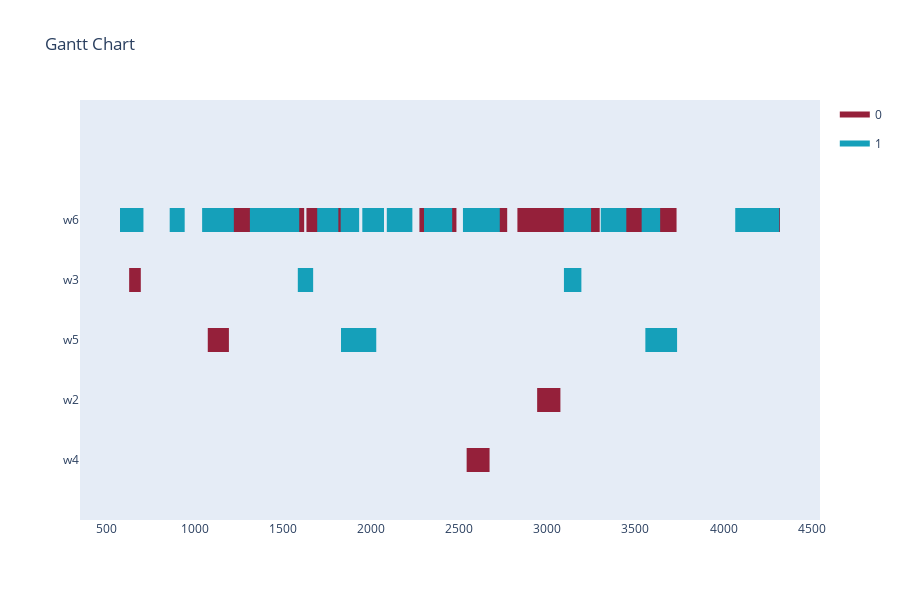

Source (notebook cell):
### Code cell
from optimizer_components import map_index_to_operation

earliest_time_slot = 0
last_time_slot = 5000

def feasible(solution):
    j = 0
    for i in range(len(solution)):
        if j == 2:
            # just check if task and workstation do exist
            """if env.get_task(solution[i-2]) is None or env.get_workstation(solution[i-1]) is None:
                return False"""
            if solution[i] < earliest_time_slot:
                return False
            duration = env.get_duration(solution[i-2], solution[i-1])
            if duration == 0: # illegal combination
                return False
            if solution[i] + duration > last_time_slot:
                return False
        j += 1
        if j > 2:
            j = 0
    return True # just testing

def fitness_function(solution, solution_idx):
    fitness = 0
    if feasible(solution):
        min = float('inf')
        max = -float('inf')
        i = 0
        for gene in solution:
            if i == 2:
                if gene < min:
                    min = gene
                duration = env.get_duration(solution[i-2], solution[i-1])
                if gene + duration > max:
                    max = gene + duration
            i += 1
            if i > 2:
                i = 0
        fitness += abs(max - min)
    else:
        fitness = 2 * last_time_slot
    return -fitness

def only_valid_mutation_function(offsprings, ga_instance):
    start_low = ga_instance.gene_space[2]['low']
    start_high = ga_instance.gene_space[2]['high']
    
    for offspring in offsprings:
        j = 0
        for i in range(len(offspring)):
            if j == 0:
                valid_workstations = env.get_valid_workstations(offspring[i])
            if random.random() < 1/len(offspring): # just fix mutation probability for now
                if j == 1:
                    offspring[i] = random.choice(valid_workstations).id
                elif j == 2:
                    offspring[i] = random.randint(start_low, start_high)
            j += 1
            if j > 2:
                j = 0
    return offsprings

def mutation_function(offsprings, ga_instance):
    workstation_low = ga_instance.gene_space[1]['low']
    workstation_high = ga_instance.gene_space[1]['high']
    start_low = ga_instance.gene_space[2]['low']
    start_high = ga_instance.gene_space[2]['high']
    
    for offspring in offsprings:
        j = 0
        for i in range(len(offspring)):
            if random.random() < 1/len(offspring): # just fix mutation probability for now
                if j == 1:
                    offspring[i] = random.randint(workstation_low, workstation_high)
                elif j == 2:
                    offspring[i] = random.randint(start_low, start_high)
            j += 1
            if j > 2:
                j = 0
    return offsprings

flat_input = [item for sublist in input for item in sublist]
num_genes = len(flat_input) * 3
num_generations = 1000
num_parents_mating = 25
sol_per_pop = 50
init_range_low = 0
init_range_high = last_time_slot
parent_selection_type = 'rws'
keep_parents = 1
crossover_type = 'single_point'
#mutation_type = 'random'
#mutation_type = mutation_function
mutation_type = only_valid_mutation_function
mutation_percentage_genes = 10
fitness_func = fitness_function
gene_type = int
gene_space = []
space_tasks = {'low': 0, 'high': len(tasks)-1}#[0, len(tasks)-1]
space_workstations = {'low': 1, 'high': len(workstations)-1}#[0, len(workstations)-1]
space_time = {'low': earliest_time_slot, 'high': last_time_slot}#[earliest_time_slot, last_time_slot]
j = 0
for i in range(num_genes):
    if j == 0:
        gene_space.append(space_tasks)
    elif j == 1:
        gene_space.append(space_workstations)
    else:
        gene_space.append(space_time)
    j += 1
    if j > 2:
        j = 0
ga_instance = pygad.GA(num_generations=num_generations, num_parents_mating=num_parents_mating, fitness_func=fitness_func, sol_per_pop=sol_per_pop, num_genes=num_genes, init_range_low=init_range_low, init_range_high=init_range_high, parent_selection_type=parent_selection_type, keep_parents=keep_parents, crossover_type=crossover_type, mutation_type=mutation_type, mutation_percent_genes=mutation_percentage_genes, gene_type=gene_type, gene_space=gene_space)
ga_instance.run()
solution, solution_fitness, solution_idx = ga_instance.best_solution()
print("Parameters of the best solution : {solution}".format(solution=solution))
print("Fitness value of the best solution = {solution_fitness}".format(solution_fitness=solution_fitness))

workstation_assignments = reformat_pygad_result(solution, orders, env)
visualize(workstation_assignments, [], [], [], num_generations+1)

### Figure 1 — Plotly figure (JSON) as saved in the notebook; plotly's stock layout.template omitted (floating-point values rounded to 4 significant figures)
{"data": [{"fill": "toself", "fillcolor": "rgb(149, 32, 58)", "hoverinfo": "name", "legendgroup": "rgb(149, 32, 58)", "mode": "none", "name": "0", "type": "scatter", "x": [3075, 3152, 3152, 3075, 3075, 1283, 1348, 1348, 1283, 1283, 1425, 1575, 1575, 1425, 1425, 2956, 3080, 3080, 2956, 2956, 2567, 2731, 2731, 2567, 2567, 4233, 4320, 4320, 4233, 4233, 2274, 2484, 2484, 2274, 2274, 1986, 2073, 2073, 1986, 1986, 2969, 3179, 3179, 2969, 2969, 3493, 3733, 3733, 3493, 3493, 1690, 1900, 1900, 1690, 1690, 1102, 1292, 1292, 1102, 1102, 2921, 2997, 2997, 2921, 2921, 2707, 2772, 2772, 2707, 2707, 2830, 3070, 3070, 2830, 2830, 1410, 1620, 1620, 1410, 1410, 1633, 1769, 1769, 1633, 1633, 3367, 3552, 3552, 3367, 3367, 3172, 3297, 3297, 3172, 3172, 627, 693, 693, 627, 627, 1073, 1193, 1193, 1073, 1073, 2942, 3074, 3074, 2942, 2942, 2542, 2672, 2672, 2542], "y": [3.8, 3.8, 4.2, 4.2, null, 3.8, 3.8, 4.2, 4.2, null, 3.8, 3.8, 4.2, 4.2, null, 3.8, 3.8, 4.2, 4.2, null, 3.8, 3.8, 4.2, 4.2, null, 3.8, 3.8, 4.2, 4.2, null, 3.8, 3.8, 4.2, 4.2, null, 3.8, 3.8, 4.2, 4.2, null, 3.8, 3.8, 4.2, 4.2, null, 3.8, 3.8, 4.2, 4.2, null, 3.8, 3.8, 4.2, 4.2, null, 3.8, 3.8, 4.2, 4.2, null, 3.8, 3.8, 4.2, 4.2, null, 3.8, 3.8, 4.2, 4.2, null, 3.8, 3.8, 4.2, 4.2, null, 3.8, 3.8, 4.2, 4.2, null, 3.8, 3.8, 4.2, 4.2, null, 3.8, 3.8, 4.2, 4.2, null, 3.8, 3.8, 4.2, 4.2, null, 2.8, 2.8, 3.2, 3.2, null, 1.8, 1.8, 2.2, 2.2, null, 0.8, 0.8, 1.2, 1.2, null, -0.2, -0.2, 0.2, 0.2]}, {"fill": "toself", "fillcolor": "rgb(21, 160, 186)", "hoverinfo": "name", "legendgroup": "rgb(21, 160, 186)", "mode": "none", "name": "1", "type": "scatter", "x": [3329, 3434, 3434, 3329, 3329, 1827, 1932, 1932, 1827, 1827, 1312, 1456, 1456, 1312, 1312, 3093, 3248, 3248, 3093, 3093, 1412, 1592, 1592, 1412, 1412, 1041, 1221, 1221, 1041, 1041, 1694, 1814, 1814, 1694, 1694, 2521, 2641, 2641, 2521, 2521, 2089, 2234, 2234, 2089, 2089, 3303, 3448, 3448, 3303, 3303, 3535, 3640, 3640, 3535, 3535, 4066, 4316, 4316, 4066, 4066, 1950, 2073, 2073, 1950, 1950, 857, 942, 942, 857, 857, 2339, 2432, 2432, 2339, 2339, 575, 708, 708, 575, 575, 2580, 2730, 2730, 2580, 2580, 2300, 2460, 2460, 2300, 2300, 3094, 3193, 3193, 3094, 3094, 1584, 1671, 1671, 1584, 1584, 3556, 3736, 3736, 3556, 3556, 1829, 2029, 2029, 1829], "y": [3.8, 3.8, 4.2, 4.2, null, 3.8, 3.8, 4.2, 4.2, null, 3.8, 3.8, 4.2, 4.2, null, 3.8, 3.8, 4.2, 4.2, null, 3.8, 3.8, 4.2, 4.2, null, 3.8, 3.8, 4.2, 4.2, null, 3.8, 3.8, 4.2, 4.2, null, 3.8, 3.8, 4.2, 4.2, null, 3.8, 3.8, 4.2, 4.2, null, 3.8, 3.8, 4.2, 4.2, null, 3.8, 3.8, 4.2, 4.2, null, 3.8, 3.8, 4.2, 4.2, null, 3.8, 3.8, 4.2, 4.2, null, 3.8, 3.8, 4.2, 4.2, null, 3.8, 3.8, 4.2, 4.2, null, 3.8, 3.8, 4.2, 4.2, null, 3.8, 3.8, 4.2, 4.2, null, 3.8, 3.8, 4.2, 4.2, null, 2.8, 2.8, 3.2, 3.2, null, 2.8, 2.8, 3.2, 3.2, null, 1.8, 1.8, 2.2, 2.2, null, 1.8, 1.8, 2.2, 2.2]}, {"legendgroup": "rgb(149, 32, 58)", "marker": {"color": "rgb(149, 32, 58)", "opacity": 0, "size": 1}, "mode": "markers", "name": "", "showlegend": false, "text": [null, null, null, null, null, null, null, null, null, null, null, null, null, null, null, null, null, null, null, null, null, null, null, null, null, null, null, null, null, null, null, null, null, null, null, null, null, null, null, null, null, null, null, null, null, null], "type": "scatter", "x": [3075, 3152, 1283, 1348, 1425, 1575, 2956, 3080, 2567, 2731, 4233, 4320, 2274, 2484, 1986, 2073, 2969, 3179, 3493, 3733, 1690, 1900, 1102, 1292, 2921, 2997, 2707, 2772, 2830, 3070, 1410, 1620, 1633, 1769, 3367, 3552, 3172, 3297, 627, 693, 1073, 1193, 2942, 3074, 2542, 2672], "y": [4, 4, 4, 4, 4, 4, 4, 4, 4, 4, 4, 4, 4, 4, 4, 4, 4, 4, 4, 4, 4, 4, 4, 4, 4, 4, 4, 4, 4, 4, 4, 4, 4, 4, 4, 4, 4, 4, 3, 3, 2, 2, 1, 1, 0, 0]}, {"legendgroup": "rgb(21, 160, 186)", "marker": {"color": "rgb(21, 160, 186)", "opacity": 0, "size": 1}, "mode": "markers", "name": "", "showlegend": false, "text": [null, null, null, null, null, null, null, null, null, null, null, null, null, null, null, null, null, null, null, null, null, null, null, null, null, null, null, null, null, null, null, null, null, null, null, null, null, null, null, null, null, null, null, null], "type": "scatter", "x": [3329, 3434, 1827, 1932, 1312, 1456, 3093, 3248, 1412, 1592, 1041, 1221, 1694, 1814, 2521, 2641, 2089, 2234, 3303, 3448, 3535, 3640, 4066, 4316, 1950, 2073, 857, 942, 2339, 2432, 575, 708, 2580, 2730, 2300, 2460, 3094, 3193, 1584, 1671, 3556, 3736, 1829, 2029], "y": [4, 4, 4, 4, 4, 4, 4, 4, 4, 4, 4, 4, 4, 4, 4, 4, 4, 4, 4, 4, 4, 4, 4, 4, 4, 4, 4, 4, 4, 4, 4, 4, 4, 4, 4, 4, 3, 3, 3, 3, 2, 2, 2, 2]}], "layout": {"height": 600, "hovermode": "closest", "showlegend": true, "title": {"text": "Gantt Chart"}, "xaxis": {"rangeselector": {"buttons": [{"count": 7, "label": "1w", "step": "day", "stepmode": "backward"}, {"count": 1, "label": "1m", "step": "month", "stepmode": "backward"}, {"count": 6, "label": "6m", "step": "month", "stepmode": "backward"}, {"count": 1, "label": "YTD", "step": "year", "stepmode": "todate"}, {"count": 1, "label": "1y", "step": "year", "stepmode": "backward"}, {"step": "all"}]}, "showgrid": false, "type": "linear", "zeroline": false}, "yaxis": {"autorange": false, "range": [-1, 6], "showgrid": false, "ticktext": ["w4", "w2", "w5", "w3", "w6"], "tickvals": [0, 1, 2, 3, 4], "zeroline": false}}}
